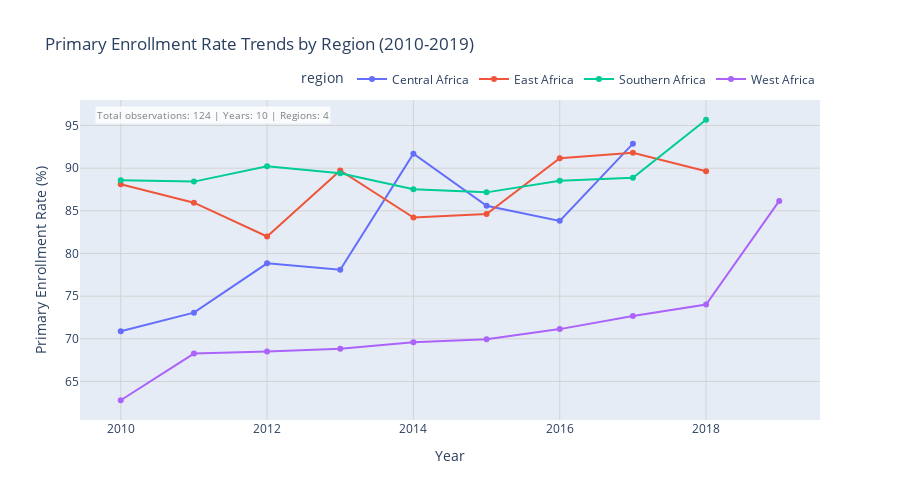
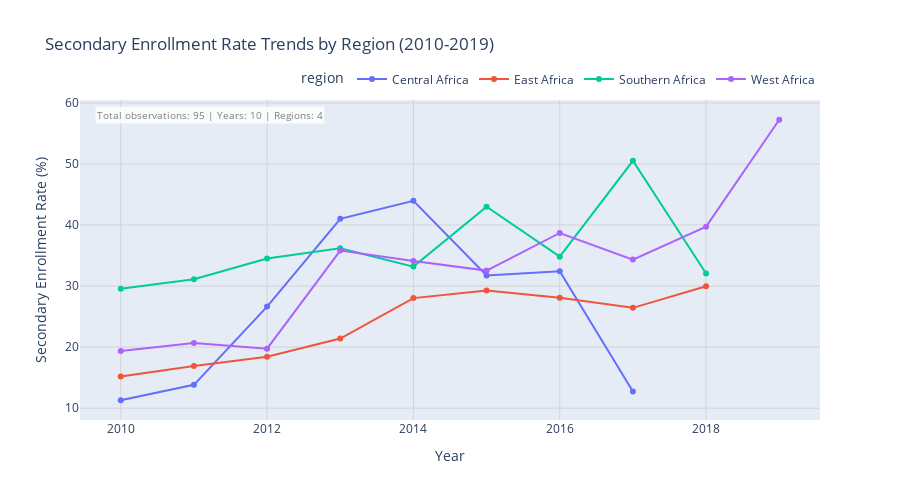
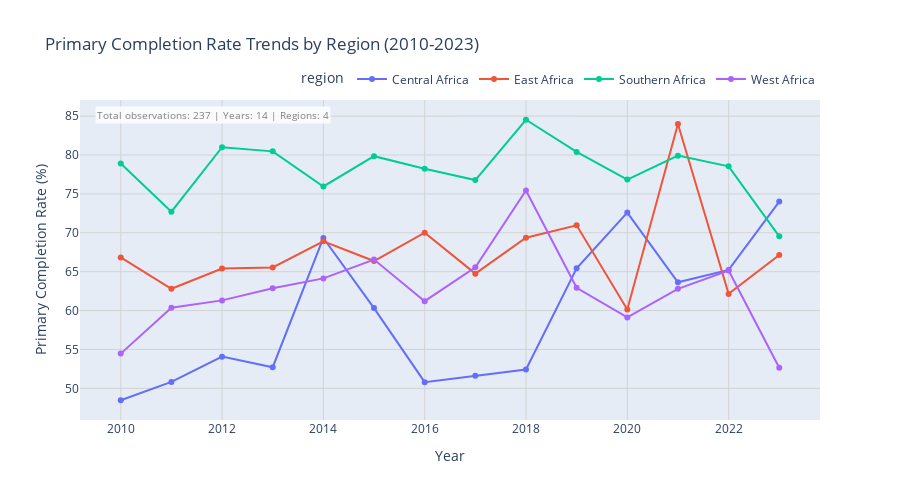
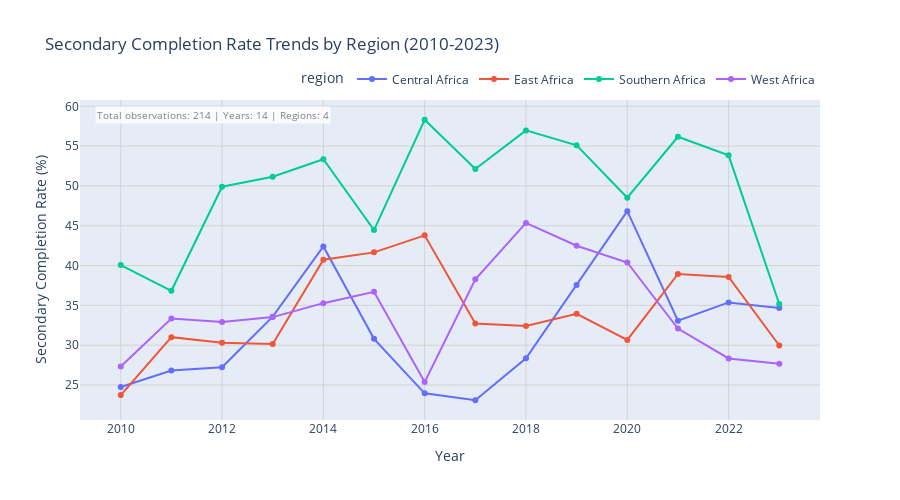

Here is the notebook cell these charts were saved with, in order:
### Code cell
# Time series analysis
for indicator in key_indicators:
    if indicator in features_df.columns:
        # Get all available data
        indicator_data = features_df[features_df[indicator].notna()].copy()
        
        if len(indicator_data) > 0:
            # Calculate regional trends with minimum data requirements
            regional_trends = indicator_data.groupby(['region', 'year']).agg({
                indicator: ['mean', 'count']
            }).reset_index()
            
            # Flatten column names
            regional_trends.columns = ['region', 'year', 'mean_value', 'country_count']
            
            # Filter out years with very few data points (< 2 countries per region)
            regional_trends = regional_trends[regional_trends['country_count'] >= 1]
            
            # Create the plot with markers to show actual data points
            fig = px.line(
                regional_trends, 
                x='year', 
                y='mean_value', 
                color='region',
                title=f'{indicator_names[indicator]} Trends by Region ({regional_trends["year"].min()}-{regional_trends["year"].max()})',
                labels={'mean_value': f'{indicator_names[indicator]} (%)', 'year': 'Year'},
                markers=True,
                hover_data={'country_count': True}
            )
            
            # Add annotations for data quality
            fig.add_annotation(
                text=f"Total observations: {len(indicator_data)} | Years: {len(regional_trends['year'].unique())} | Regions: {len(regional_trends['region'].unique())}",
                xref="paper", yref="paper",
                x=0.02, y=0.98, showarrow=False,
                font=dict(size=10, color="gray"),
                bgcolor="rgba(255,255,255,0.8)"
            )
            
            # Customize layout
            fig.update_layout(
                height=500,
                hovermode='x unified',
                legend=dict(
                    orientation="h",
                    yanchor="bottom",
                    y=1.02,
                    xanchor="right",
                    x=1
                )
            )
            
            # Add grid for better readability
            fig.update_xaxes(showgrid=True, gridwidth=1, gridcolor='lightgray')
            fig.update_yaxes(showgrid=True, gridwidth=1, gridcolor='lightgray')
            
            fig.show()
            
            # Print detailed summary
            print(f"\n{indicator_names[indicator]} Summary:")
            print(f"   • Data coverage: {regional_trends['year'].min()}-{regional_trends['year'].max()}")
            print(f"   • Total observations: {len(indicator_data)}")
            print(f"   • Peak year: {indicator_data.groupby('year').size().idxmax()} ({indicator_data.groupby('year').size().max()} countries)")
            print(f"   • Recent year: {indicator_data['year'].max()} ({len(indicator_data[indicator_data['year'] == indicator_data['year'].max()])} countries)")

### Figure 1 — Plotly figure (JSON) as saved in the notebook; plotly's stock layout.template omitted (floating-point values rounded to 4 significant figures)
{"data": [{"customdata": [[2], [4], [2], [1], [1], [2], [2], [1]], "hovertemplate": "region=Central Africa<br>Year=%{x}<br>Primary Enrollment Rate (%)=%{y}<br>country_count=%{customdata[0]}<extra></extra>", "legendgroup": "Central Africa", "line": {"color": "#636efa", "dash": "solid"}, "marker": {"symbol": "circle"}, "mode": "lines+markers", "name": "Central Africa", "orientation": "v", "showlegend": true, "type": "scatter", "x": [2010, 2011, 2012, 2013, 2014, 2015, 2016, 2017], "xaxis": "x", "y": [70.88, 73.06, 78.84, 78.09, 91.7, 85.59, 83.82, 92.87], "yaxis": "y"}, {"customdata": [[4], [2], [3], [2], [2], [1], [2], [3], [3]], "hovertemplate": "region=East Africa<br>Year=%{x}<br>Primary Enrollment Rate (%)=%{y}<br>country_count=%{customdata[0]}<extra></extra>", "legendgroup": "East Africa", "line": {"color": "#EF553B", "dash": "solid"}, "marker": {"symbol": "circle"}, "mode": "lines+markers", "name": "East Africa", "orientation": "v", "showlegend": true, "type": "scatter", "x": [2010, 2011, 2012, 2013, 2014, 2015, 2016, 2017, 2018], "xaxis": "x", "y": [88.11, 85.95, 81.99, 89.72, 84.21, 84.62, 91.17, 91.8, 89.64], "yaxis": "y"}, {"customdata": [[5], [4], [7], [7], [4], [4], [3], [6], [3]], "hovertemplate": "region=Southern Africa<br>Year=%{x}<br>Primary Enrollment Rate (%)=%{y}<br>country_count=%{customdata[0]}<extra></extra>", "legendgroup": "Southern Africa", "line": {"color": "#00cc96", "dash": "solid"}, "marker": {"symbol": "circle"}, "mode": "lines+markers", "name": "Southern Africa", "orientation": "v", "showlegend": true, "type": "scatter", "x": [2010, 2011, 2012, 2013, 2014, 2015, 2016, 2017, 2018], "xaxis": "x", "y": [88.57, 88.42, 90.23, 89.4, 87.54, 87.16, 88.53, 88.87, 95.67], "yaxis": "y"}, {"customdata": [[5], [5], [5], [5], [5], [5], [5], [5], [3], [1]], "hovertemplate": "region=West Africa<br>Year=%{x}<br>Primary Enrollment Rate (%)=%{y}<br>country_count=%{customdata[0]}<extra></extra>", "legendgroup": "West Africa", "line": {"color": "#ab63fa", "dash": "solid"}, "marker": {"symbol": "circle"}, "mode": "lines+markers", "name": "West Africa", "orientation": "v", "showlegend": true, "type": "scatter", "x": [2010, 2011, 2012, 2013, 2014, 2015, 2016, 2017, 2018, 2019], "xaxis": "x", "y": [62.8, 68.26, 68.51, 68.83, 69.59, 69.96, 71.13, 72.68, 74.02, 86.16], "yaxis": "y"}], "layout": {"annotations": [{"bgcolor": "rgba(255,255,255,0.8)", "font": {"color": "gray", "size": 10}, "showarrow": false, "text": "Total observations: 124 | Years: 10 | Regions: 4", "x": 0.02, "xref": "paper", "y": 0.98, "yref": "paper"}], "height": 500, "hovermode": "x unified", "legend": {"orientation": "h", "title": {"text": "region"}, "tracegroupgap": 0, "x": 1, "xanchor": "right", "y": 1.02, "yanchor": "bottom"}, "title": {"text": "Primary Enrollment Rate Trends by Region (2010-2019)"}, "xaxis": {"anchor": "y", "domain": [0, 1], "gridcolor": "lightgray", "gridwidth": 1, "showgrid": true, "title": {"text": "Year"}}, "yaxis": {"anchor": "x", "domain": [0, 1], "gridcolor": "lightgray", "gridwidth": 1, "showgrid": true, "title": {"text": "Primary Enrollment Rate (%)"}}}}

### Figure 2 — Plotly figure (JSON) as saved in the notebook; plotly's stock layout.template omitted (floating-point values rounded to 4 significant figures)
{"data": [{"customdata": [[1], [1], [2], [1], [1], [2], [2], [1]], "hovertemplate": "region=Central Africa<br>Year=%{x}<br>Secondary Enrollment Rate (%)=%{y}<br>country_count=%{customdata[0]}<extra></extra>", "legendgroup": "Central Africa", "line": {"color": "#636efa", "dash": "solid"}, "marker": {"symbol": "circle"}, "mode": "lines+markers", "name": "Central Africa", "orientation": "v", "showlegend": true, "type": "scatter", "x": [2010, 2011, 2012, 2013, 2014, 2015, 2016, 2017], "xaxis": "x", "y": [11.29, 13.82, 26.64, 41.02, 43.96, 31.73, 32.42, 12.72], "yaxis": "y"}, {"customdata": [[1], [1], [1], [1], [2], [3], [3], [2], [3]], "hovertemplate": "region=East Africa<br>Year=%{x}<br>Secondary Enrollment Rate (%)=%{y}<br>country_count=%{customdata[0]}<extra></extra>", "legendgroup": "East Africa", "line": {"color": "#EF553B", "dash": "solid"}, "marker": {"symbol": "circle"}, "mode": "lines+markers", "name": "East Africa", "orientation": "v", "showlegend": true, "type": "scatter", "x": [2010, 2011, 2012, 2013, 2014, 2015, 2016, 2017, 2018], "xaxis": "x", "y": [15.18, 16.89, 18.42, 21.4, 28.02, 29.27, 28.09, 26.43, 29.98], "yaxis": "y"}, {"customdata": [[4], [5], [6], [5], [5], [6], [3], [2], [2]], "hovertemplate": "region=Southern Africa<br>Year=%{x}<br>Secondary Enrollment Rate (%)=%{y}<br>country_count=%{customdata[0]}<extra></extra>", "legendgroup": "Southern Africa", "line": {"color": "#00cc96", "dash": "solid"}, "marker": {"symbol": "circle"}, "mode": "lines+markers", "name": "Southern Africa", "orientation": "v", "showlegend": true, "type": "scatter", "x": [2010, 2011, 2012, 2013, 2014, 2015, 2016, 2017, 2018], "xaxis": "x", "y": [29.57, 31.12, 34.51, 36.2, 33.18, 42.99, 34.82, 50.52, 32.04], "yaxis": "y"}, {"customdata": [[3], [3], [1], [3], [3], [4], [3], [5], [3], [1]], "hovertemplate": "region=West Africa<br>Year=%{x}<br>Secondary Enrollment Rate (%)=%{y}<br>country_count=%{customdata[0]}<extra></extra>", "legendgroup": "West Africa", "line": {"color": "#ab63fa", "dash": "solid"}, "marker": {"symbol": "circle"}, "mode": "lines+markers", "name": "West Africa", "orientation": "v", "showlegend": true, "type": "scatter", "x": [2010, 2011, 2012, 2013, 2014, 2015, 2016, 2017, 2018, 2019], "xaxis": "x", "y": [19.34, 20.66, 19.74, 35.81, 34.1, 32.53, 38.69, 34.33, 39.73, 57.24], "yaxis": "y"}], "layout": {"annotations": [{"bgcolor": "rgba(255,255,255,0.8)", "font": {"color": "gray", "size": 10}, "showarrow": false, "text": "Total observations: 95 | Years: 10 | Regions: 4", "x": 0.02, "xref": "paper", "y": 0.98, "yref": "paper"}], "height": 500, "hovermode": "x unified", "legend": {"orientation": "h", "title": {"text": "region"}, "tracegroupgap": 0, "x": 1, "xanchor": "right", "y": 1.02, "yanchor": "bottom"}, "title": {"text": "Secondary Enrollment Rate Trends by Region (2010-2019)"}, "xaxis": {"anchor": "y", "domain": [0, 1], "gridcolor": "lightgray", "gridwidth": 1, "showgrid": true, "title": {"text": "Year"}}, "yaxis": {"anchor": "x", "domain": [0, 1], "gridcolor": "lightgray", "gridwidth": 1, "showgrid": true, "title": {"text": "Secondary Enrollment Rate (%)"}}}}

### Figure 3 — Plotly figure (JSON) as saved in the notebook; plotly's stock layout.template omitted (floating-point values rounded to 4 significant figures)
{"data": [{"customdata": [[5], [5], [4], [2], [2], [3], [3], [3], [2], [1], [2], [4], [2], [2]], "hovertemplate": "region=Central Africa<br>Year=%{x}<br>Primary Completion Rate (%)=%{y}<br>country_count=%{customdata[0]}<extra></extra>", "legendgroup": "Central Africa", "line": {"color": "#636efa", "dash": "solid"}, "marker": {"symbol": "circle"}, "mode": "lines+markers", "name": "Central Africa", "orientation": "v", "showlegend": true, "type": "scatter", "x": [2010, 2011, 2012, 2013, 2014, 2015, 2016, 2017, 2018, 2019, 2020, 2021, 2022, 2023], "xaxis": "x", "y": [48.47, 50.82, 54.08, 52.72, 69.33, 60.32, 50.8, 51.61, 52.42, 65.44, 72.59, 63.63, 65.23, 74.02], "yaxis": "y"}, {"customdata": [[5], [4], [5], [4], [5], [6], [5], [4], [3], [3], [3], [2], [1], [3]], "hovertemplate": "region=East Africa<br>Year=%{x}<br>Primary Completion Rate (%)=%{y}<br>country_count=%{customdata[0]}<extra></extra>", "legendgroup": "East Africa", "line": {"color": "#EF553B", "dash": "solid"}, "marker": {"symbol": "circle"}, "mode": "lines+markers", "name": "East Africa", "orientation": "v", "showlegend": true, "type": "scatter", "x": [2010, 2011, 2012, 2013, 2014, 2015, 2016, 2017, 2018, 2019, 2020, 2021, 2022, 2023], "xaxis": "x", "y": [66.84, 62.8, 65.41, 65.54, 68.91, 66.37, 70.01, 64.75, 69.36, 70.97, 60.13, 83.98, 62.14, 67.14], "yaxis": "y"}, {"customdata": [[7], [5], [9], [9], [7], [6], [6], [4], [6], [7], [5], [5], [7], [5]], "hovertemplate": "region=Southern Africa<br>Year=%{x}<br>Primary Completion Rate (%)=%{y}<br>country_count=%{customdata[0]}<extra></extra>", "legendgroup": "Southern Africa", "line": {"color": "#00cc96", "dash": "solid"}, "marker": {"symbol": "circle"}, "mode": "lines+markers", "name": "Southern Africa", "orientation": "v", "showlegend": true, "type": "scatter", "x": [2010, 2011, 2012, 2013, 2014, 2015, 2016, 2017, 2018, 2019, 2020, 2021, 2022, 2023], "xaxis": "x", "y": [78.9, 72.72, 81.0, 80.47, 75.96, 79.85, 78.22, 76.78, 84.53, 80.4, 76.85, 79.92, 78.55, 69.55], "yaxis": "y"}, {"customdata": [[5], [5], [5], [5], [5], [5], [3], [4], [2], [3], [3], [3], [4], [4]], "hovertemplate": "region=West Africa<br>Year=%{x}<br>Primary Completion Rate (%)=%{y}<br>country_count=%{customdata[0]}<extra></extra>", "legendgroup": "West Africa", "line": {"color": "#ab63fa", "dash": "solid"}, "marker": {"symbol": "circle"}, "mode": "lines+markers", "name": "West Africa", "orientation": "v", "showlegend": true, "type": "scatter", "x": [2010, 2011, 2012, 2013, 2014, 2015, 2016, 2017, 2018, 2019, 2020, 2021, 2022, 2023], "xaxis": "x", "y": [54.47, 60.36, 61.31, 62.86, 64.14, 66.55, 61.21, 65.55, 75.44, 62.93, 59.12, 62.79, 65.15, 52.65], "yaxis": "y"}], "layout": {"annotations": [{"bgcolor": "rgba(255,255,255,0.8)", "font": {"color": "gray", "size": 10}, "showarrow": false, "text": "Total observations: 237 | Years: 14 | Regions: 4", "x": 0.02, "xref": "paper", "y": 0.98, "yref": "paper"}], "height": 500, "hovermode": "x unified", "legend": {"orientation": "h", "title": {"text": "region"}, "tracegroupgap": 0, "x": 1, "xanchor": "right", "y": 1.02, "yanchor": "bottom"}, "title": {"text": "Primary Completion Rate Trends by Region (2010-2023)"}, "xaxis": {"anchor": "y", "domain": [0, 1], "gridcolor": "lightgray", "gridwidth": 1, "showgrid": true, "title": {"text": "Year"}}, "yaxis": {"anchor": "x", "domain": [0, 1], "gridcolor": "lightgray", "gridwidth": 1, "showgrid": true, "title": {"text": "Primary Completion Rate (%)"}}}}

### Figure 4 — Plotly figure (JSON) as saved in the notebook; plotly's stock layout.template omitted (floating-point values rounded to 4 significant figures)
{"data": [{"customdata": [[2], [3], [4], [3], [2], [2], [3], [3], [2], [1], [2], [3], [1], [1]], "hovertemplate": "region=Central Africa<br>Year=%{x}<br>Secondary Completion Rate (%)=%{y}<br>country_count=%{customdata[0]}<extra></extra>", "legendgroup": "Central Africa", "line": {"color": "#636efa", "dash": "solid"}, "marker": {"symbol": "circle"}, "mode": "lines+markers", "name": "Central Africa", "orientation": "v", "showlegend": true, "type": "scatter", "x": [2010, 2011, 2012, 2013, 2014, 2015, 2016, 2017, 2018, 2019, 2020, 2021, 2022, 2023], "xaxis": "x", "y": [24.76, 26.83, 27.24, 33.59, 42.41, 30.8, 23.95, 23.09, 28.35, 37.57, 46.83, 33.07, 35.38, 34.67], "yaxis": "y"}, {"customdata": [[3], [3], [5], [3], [5], [5], [5], [4], [3], [3], [2], [2], [1], [3]], "hovertemplate": "region=East Africa<br>Year=%{x}<br>Secondary Completion Rate (%)=%{y}<br>country_count=%{customdata[0]}<extra></extra>", "legendgroup": "East Africa", "line": {"color": "#EF553B", "dash": "solid"}, "marker": {"symbol": "circle"}, "mode": "lines+markers", "name": "East Africa", "orientation": "v", "showlegend": true, "type": "scatter", "x": [2010, 2011, 2012, 2013, 2014, 2015, 2016, 2017, 2018, 2019, 2020, 2021, 2022, 2023], "xaxis": "x", "y": [23.74, 31.01, 30.3, 30.16, 40.74, 41.66, 43.8, 32.74, 32.41, 33.94, 30.67, 38.95, 38.56, 29.96], "yaxis": "y"}, {"customdata": [[7], [5], [9], [9], [6], [4], [5], [6], [4], [6], [6], [4], [6], [3]], "hovertemplate": "region=Southern Africa<br>Year=%{x}<br>Secondary Completion Rate (%)=%{y}<br>country_count=%{customdata[0]}<extra></extra>", "legendgroup": "Southern Africa", "line": {"color": "#00cc96", "dash": "solid"}, "marker": {"symbol": "circle"}, "mode": "lines+markers", "name": "Southern Africa", "orientation": "v", "showlegend": true, "type": "scatter", "x": [2010, 2011, 2012, 2013, 2014, 2015, 2016, 2017, 2018, 2019, 2020, 2021, 2022, 2023], "xaxis": "x", "y": [40.06, 36.83, 49.9, 51.15, 53.35, 44.45, 58.31, 52.13, 56.97, 55.1, 48.53, 56.18, 53.84, 35.18], "yaxis": "y"}, {"customdata": [[5], [5], [5], [5], [5], [5], [3], [4], [3], [4], [1], [3], [3], [4]], "hovertemplate": "region=West Africa<br>Year=%{x}<br>Secondary Completion Rate (%)=%{y}<br>country_count=%{customdata[0]}<extra></extra>", "legendgroup": "West Africa", "line": {"color": "#ab63fa", "dash": "solid"}, "marker": {"symbol": "circle"}, "mode": "lines+markers", "name": "West Africa", "orientation": "v", "showlegend": true, "type": "scatter", "x": [2010, 2011, 2012, 2013, 2014, 2015, 2016, 2017, 2018, 2019, 2020, 2021, 2022, 2023], "xaxis": "x", "y": [27.34, 33.36, 32.9, 33.53, 35.28, 36.7, 25.37, 38.27, 45.36, 42.49, 40.38, 32.08, 28.34, 27.68], "yaxis": "y"}], "layout": {"annotations": [{"bgcolor": "rgba(255,255,255,0.8)", "font": {"color": "gray", "size": 10}, "showarrow": false, "text": "Total observations: 214 | Years: 14 | Regions: 4", "x": 0.02, "xref": "paper", "y": 0.98, "yref": "paper"}], "height": 500, "hovermode": "x unified", "legend": {"orientation": "h", "title": {"text": "region"}, "tracegroupgap": 0, "x": 1, "xanchor": "right", "y": 1.02, "yanchor": "bottom"}, "title": {"text": "Secondary Completion Rate Trends by Region (2010-2023)"}, "xaxis": {"anchor": "y", "domain": [0, 1], "gridcolor": "lightgray", "gridwidth": 1, "showgrid": true, "title": {"text": "Year"}}, "yaxis": {"anchor": "x", "domain": [0, 1], "gridcolor": "lightgray", "gridwidth": 1, "showgrid": true, "title": {"text": "Secondary Completion Rate (%)"}}}}
